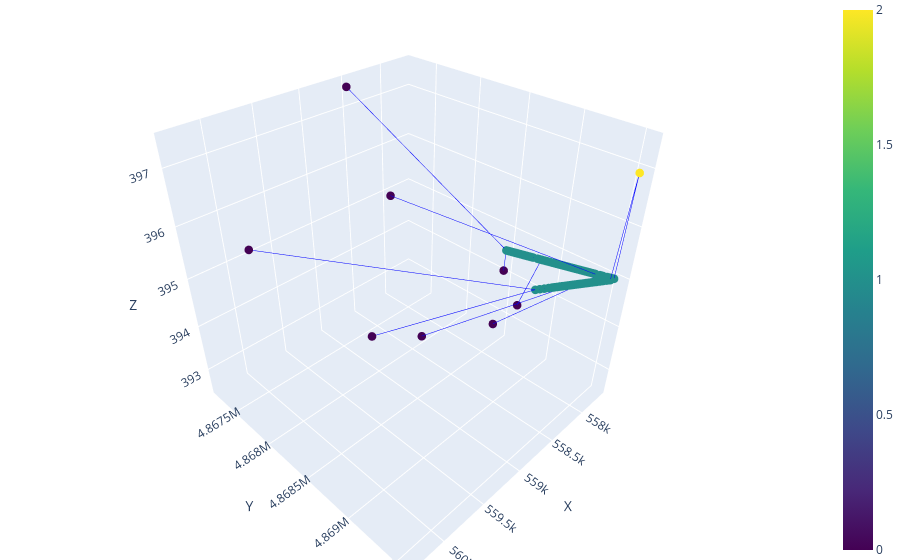

Notebook source saved alongside this figure:
### Code cell
plot_3D_network(nodes, edges, node_color = 'type')
